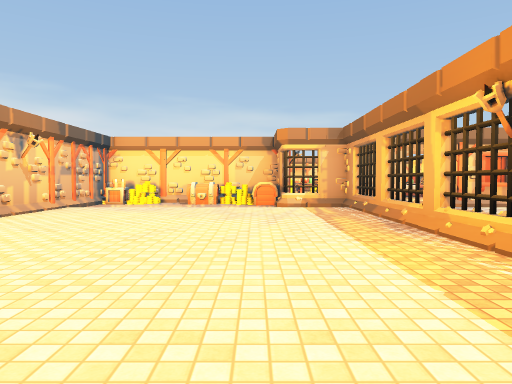
view 1 (above)

24 first-person views from a walk through a scene from a Unity 3-D project. The camera is 1.3 m above the floor, tilts 2° down and sees 70° across. Doors are open. The floor is counted in squares, 2 m on a side. Each view is taken from the middle of a square. On the plan, view 1 faces up. The plan holds only what a view shows up to about 11 squares ahead; the rest is blank. The place goes on beyond the plan. The player is left out. Some animated figures are not drawn. Some surface patterns are stand-ins.

view 2
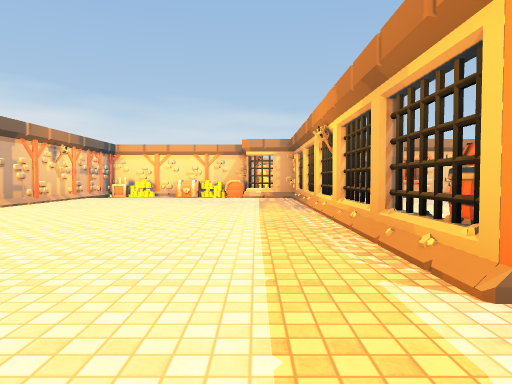

view 3
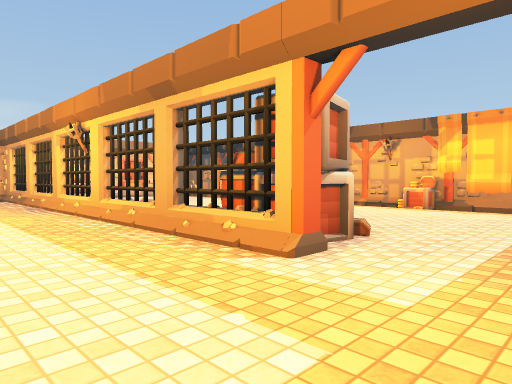

view 4
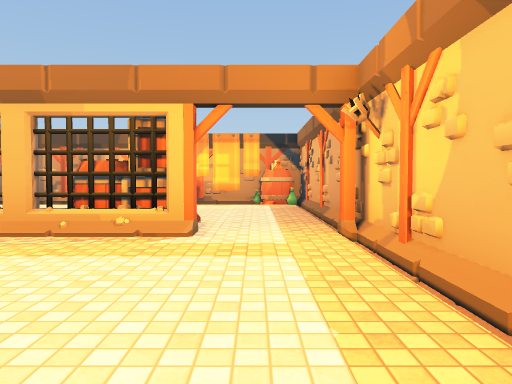

view 5
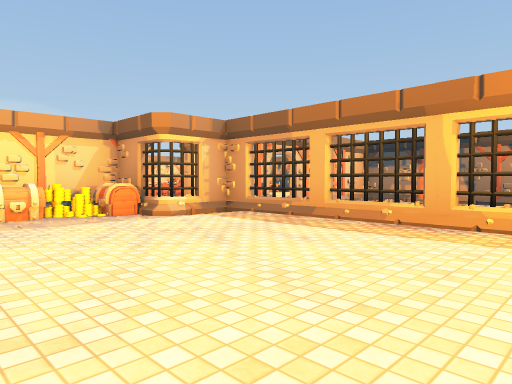

view 6
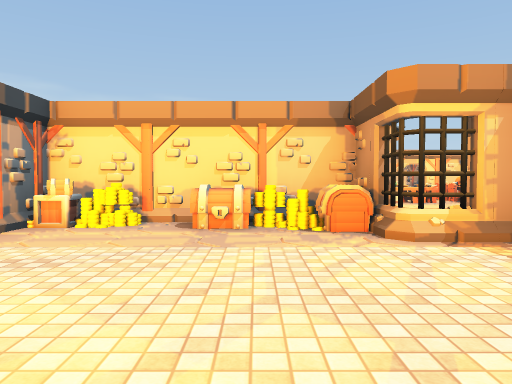

view 7
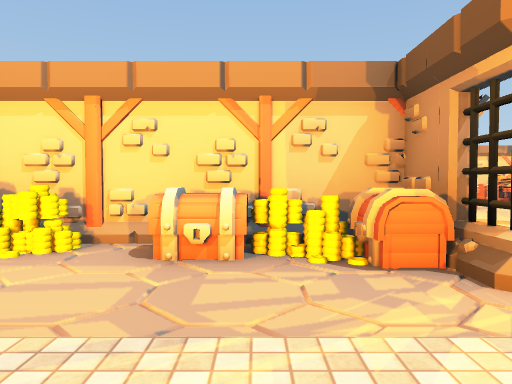

view 8
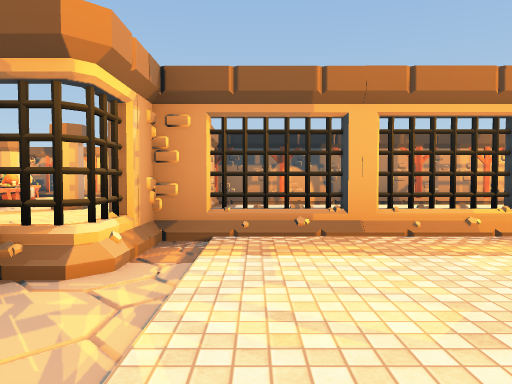

view 9
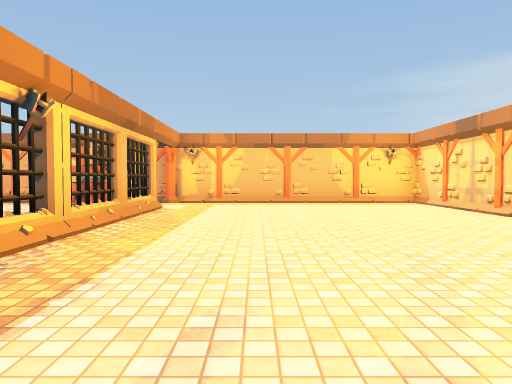

view 10
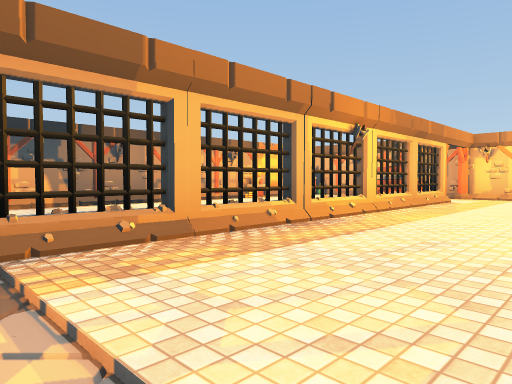

view 11
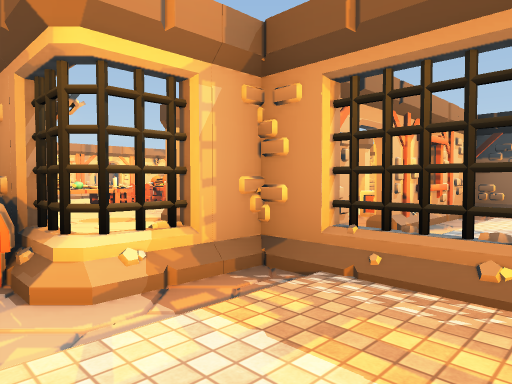

view 12
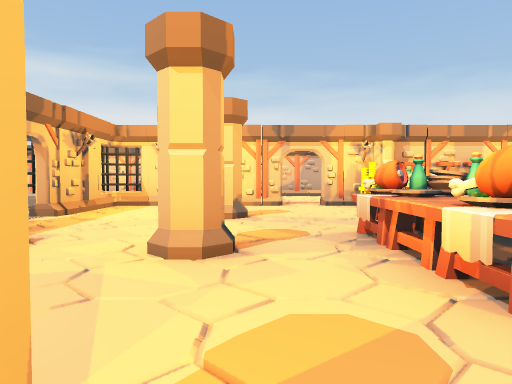

view 13
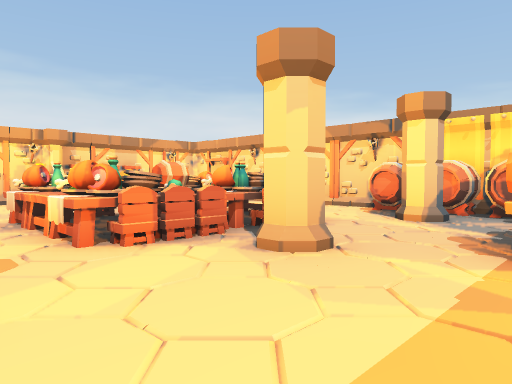

view 14
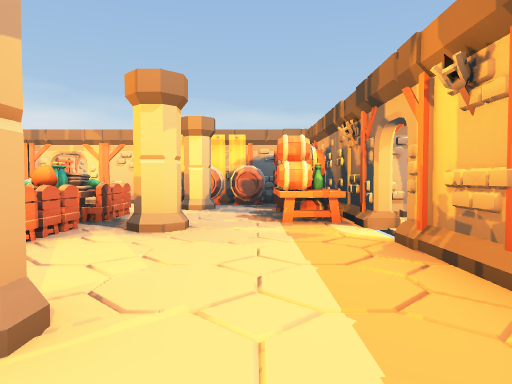

view 15
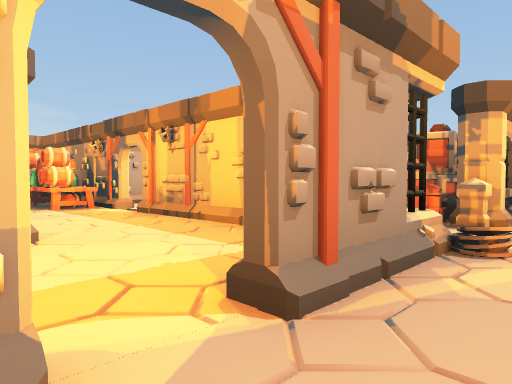

view 16
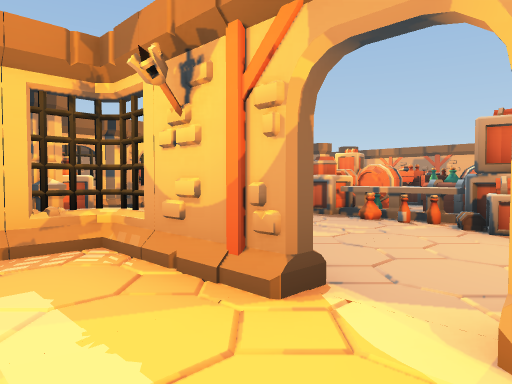

view 17
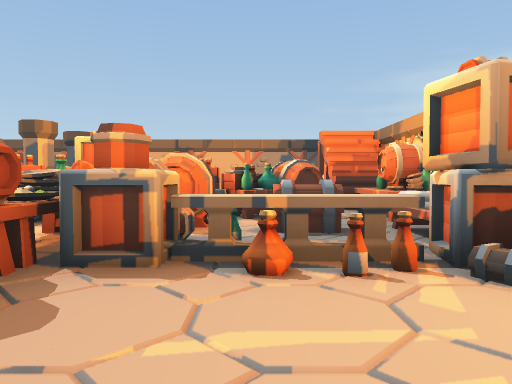

view 18
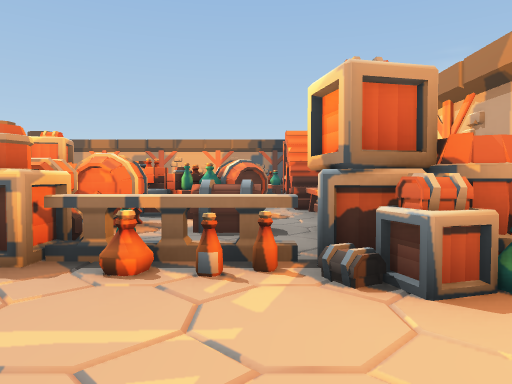

view 19
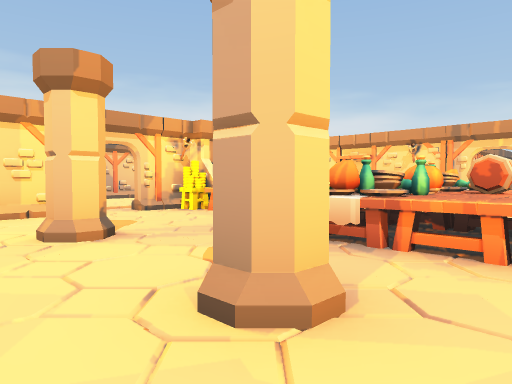

view 20
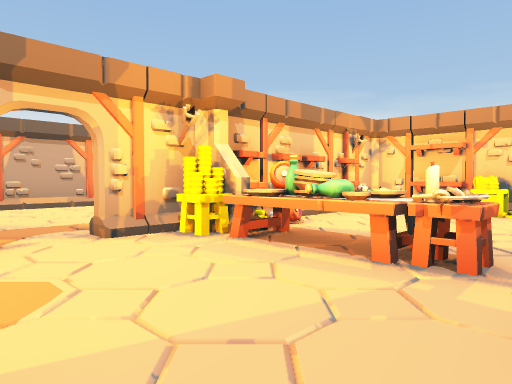

view 21
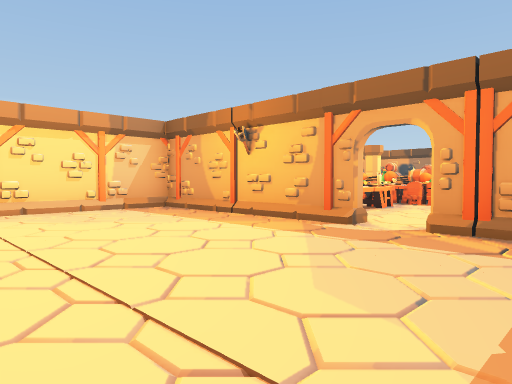

view 22
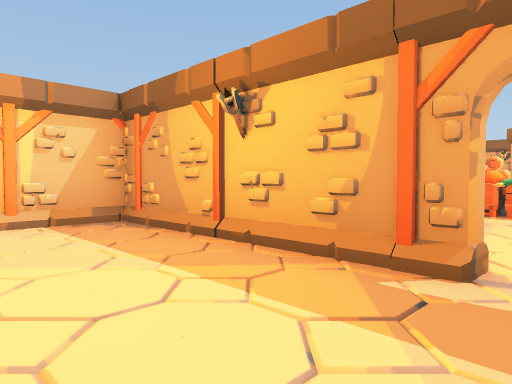

view 23
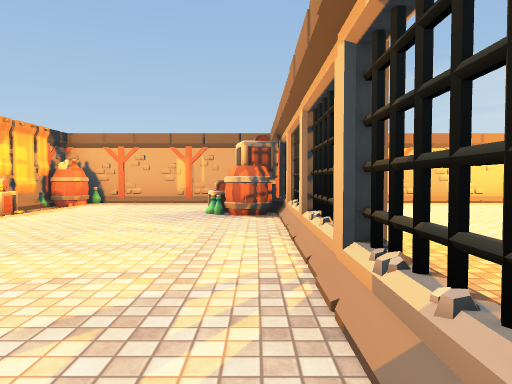

view 24
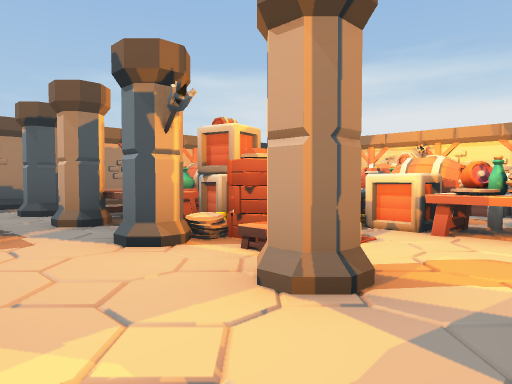

### Floor plan
Key: @ floor where view 1 was taken; # wall or solid block; x gap in a wall; . main floor; - floor 0.25 m lower than the main floor; : floor 3.75 m higher than the main floor; / step, stairs or slope; D open door; = window, fence, low wall or low ledge; v drop or lower ground; C chest; T torch; B banner; A barrel; L table; H chair; P pillar; R crate; E bottle; U column; F box; G bed; S shelf; N candle; O other object.
Columns run from 5 left of view 1 to 19 right of it. Each row starts with its distance up from view 1.
 21        S### ####v
 20    ####.... ..##xL
 19   ....#...   ..P.L
 18   ....#... LOLH..L
 17   ....#...HLOOH..L/
 16  -....#LL#HLALHP..D
 15  -....#...HELLH...D
 14  -....D...........#
 13  -....:...........=
 12  -... #..P..P..P..#
 11  OOCC x...........
 10  ..CCO#.....R ....#.H#
  9 #.....###D..  #D##.PUO#
  8 #......x. ........   F#
  7 #......#. .........L  P
  6 #......x...../##E..L
  5  ......x...../##EEFL ....
  4  ......x...../GGCCNL..P..
  3   .....T...../ GCC#F.....
  2  ......x...../LL#### RP..
  1  ......#...../LL##  #...
  0  ....@..OO...O ##   #LL
 -1  .......O/...B #    #LP
 -2  ......../...A #      P
 -3  ///////////OA #      #

Positions as (right, up) in squares from view 1, and headings:
1: (0, 0), facing up
2: (1, -3), facing up
3: (0, -3), facing up-right
4: (-2, -2), facing right
5: (-3, 3), facing up-right
6: (-1, 5), facing up
7: (-1, 7), facing up
8: (-2, 8), facing right
9: (0, 7), facing down
10: (-1, 9), facing down-right
11: (0, 7), facing up-right
12: (10, 13), facing left
13: (12, 13), facing up-left
14: (11, 11), facing up
15: (9, 8), facing up-right
16: (9, 11), facing down-right
17: (12, 8), facing down
18: (11, 8), facing down
19: (8, 11), facing up-left
20: (5, 13), facing up-left
21: (-4, 12), facing up-right
22: (-2, 14), facing up-right
23: (3, 7), facing down
24: (19, 5), facing down-left
